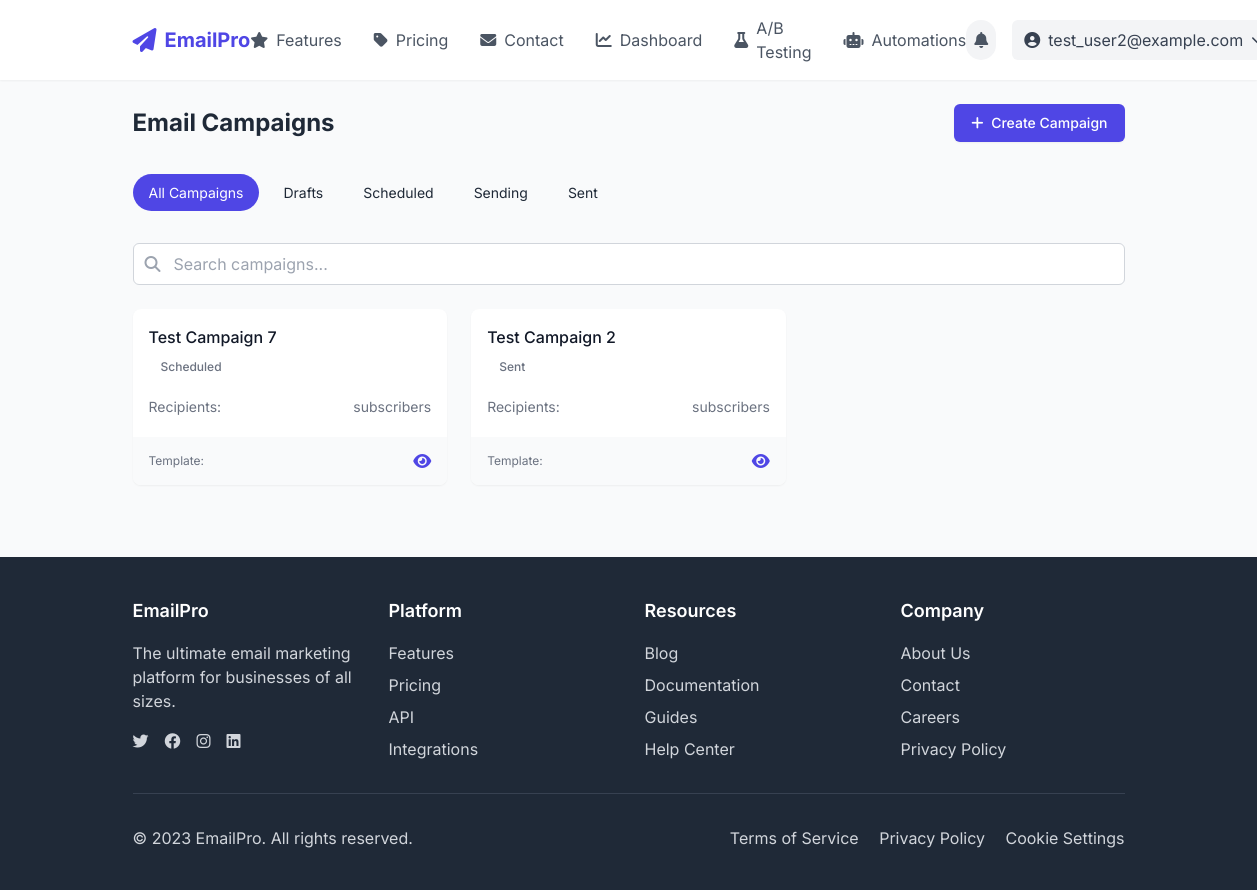
The app's page /campaigns/ (signed in), older data.
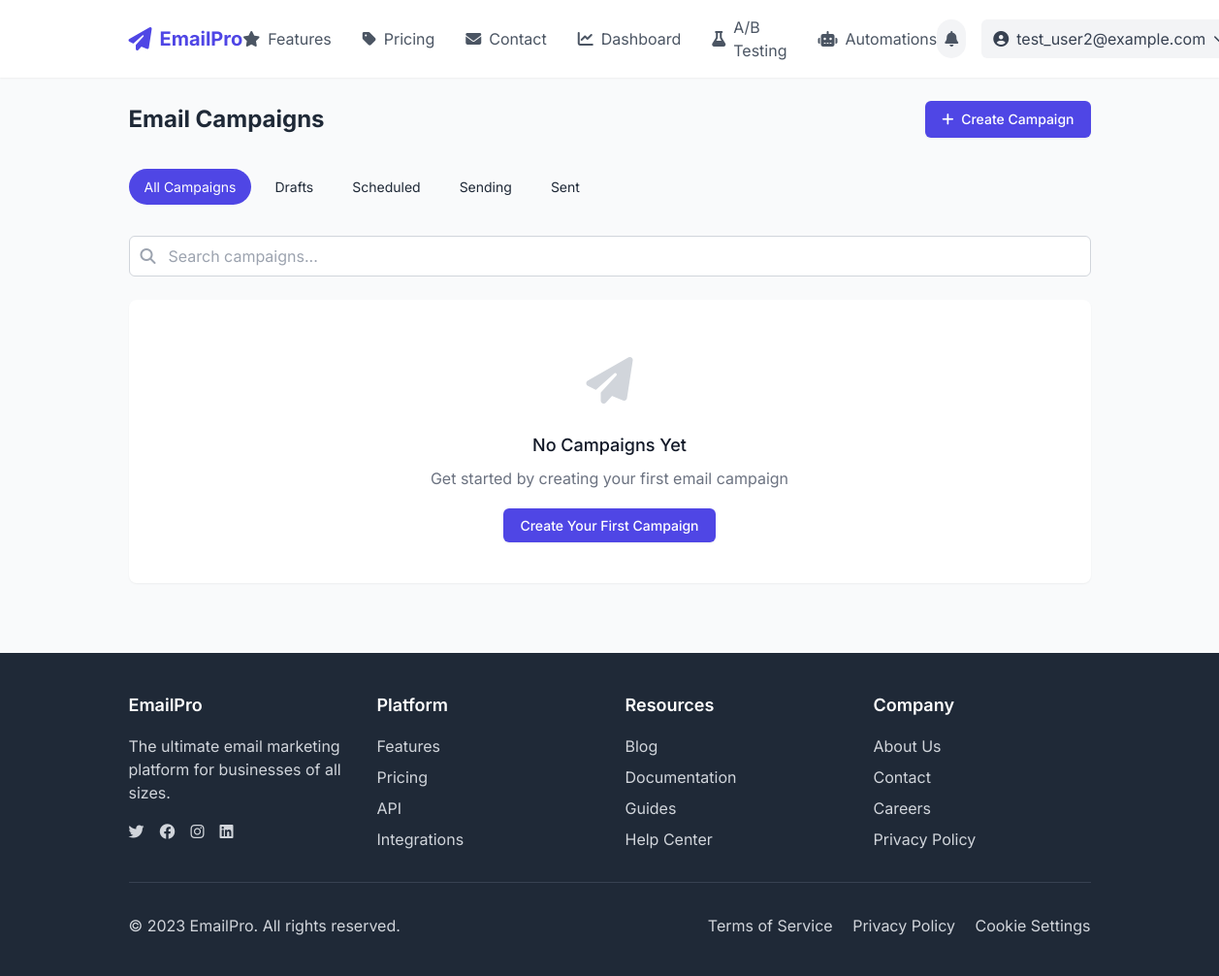
The same page, newer data.
### marketing/models.py (models this page shows, shortened)
class Campaign(models.Model):
    STATUS_CHOICES = [
        ('draft', 'Draft'),
        ('scheduled', 'Scheduled'),
        ('sending', 'Sending'),
        ('sent', 'Sent'),
        ('cancelled', 'Cancelled'),
    ]
    owner = models.ForeignKey(settings.AUTH_USER_MODEL, on_delete=models.CASCADE, related_name='campaigns')
    name = models.CharField(max_length=100)
    subject = models.CharField(max_length=255)
    slug = models.SlugField(max_length=255, unique=True)
    from_email = models.EmailField(max_length=255)
    from_name = models.CharField(max_length=100)
    reply_to = models.EmailField(max_length=255, blank=True)
    content = models.TextField()
    html_content = models.TextField(blank=True)
    lists = models.ManyToManyField(SubscriberList, related_name='campaigns')
    template = models.ForeignKey(EmailTemplate, on_delete=models.SET_NULL, null=True, blank=True)
    status = models.CharField(max_length=20, choices=STATUS_CHOICES, default='draft')
    schedule_time = models.DateTimeField(null=True, blank=True)
    sent_time = models.DateTimeField(null=True, blank=True)
    created_at = models.DateTimeField(auto_now_add=True)
    updated_at = models.DateTimeField(auto_now=True)
    class Meta:
        ordering = ['-created_at']

### marketing/views.py (the view)
# urls.py: path('campaigns/', views.campaigns, name='campaigns'),
@login_required
def campaigns(request):
    campaigns = Campaign.objects.filter(owner=request.user).order_by('-created_at')
    return render(request, 'marketing/campaigns.html', {'campaigns': campaigns})

### templates/marketing/campaigns.html (shortened to what this page needs)
{% extends 'base.html' %}
{% load static %}
{% load user_tags %}
{% block content %}
<div class="container max-w-7xl mx-auto">
    <div class="flex justify-between items-center mb-6">
        <h1 class="text-2xl font-bold text-gray-800">Email Campaigns</h1>
        <div class="flex gap-3">
            <a href="{% url 'add_campaign' %}" class="px-4 py-2 border border-transparent rounded-md shadow-sm text-sm font-medium text-white bg-indigo-600 hover:bg-indigo-700">
                <i class="fas fa-plus mr-1"></i> Create Campaign
            </a>
        </div>
    </div>
    <div class="mb-6 status-filter">
        <div class="inline-flex space-x-2">
            <button class="status-button active" data-status="all">All Campaigns</button>
            <button class="status-button" data-status="draft">Drafts</button>
            <button class="status-button" data-status="scheduled">Scheduled</button>
            <button class="status-button" data-status="sending">Sending</button>
            <button class="status-button" data-status="sent">Sent</button>
        </div>
    </div>
    <div class="mb-6">
        <div class="relative">
            <input type="text" id="campaign-search" placeholder="Search campaigns..." class="w-full pl-10 pr-4 py-2 border border-gray-300 rounded-md focus:outline-none focus:ring-indigo-500 focus:border-indigo-500">
            <div class="absolute inset-y-0 left-0 pl-3 flex items-center pointer-events-none">
            </div>
        </div>
    </div>
    {% if campaigns %}
    <div class="grid grid-cols-1 md:grid-cols-2 lg:grid-cols-3 gap-6 campaign-grid">
        {% for campaign in campaigns %}
        <div class="campaign-card bg-white rounded-lg shadow-sm overflow-hidden" data-name="{{ campaign.name|lower }}" data-status="{{ campaign.status|lower }}">
            <div class="p-4">
                <div class="flex justify-between items-start">
                    <div>
                        <h3 class="font-medium text-gray-900 truncate">{{ campaign.name }}</h3>
                        <p class="text-sm text-gray-500 mt-1">
                            <span class="status-badge ">
                                {{ campaign.status|title }}
                            </span>
                        </p>
                    </div>
                </div>
                <div class="mt-4">
                    <div class="flex justify-between text-sm text-gray-500 mb-1">
                        <span>Recipients:</span>
                        <span>{{ campaign.recipient_count }} subscribers</span>
                    </div>
                </div>
            </div>
            <div class="bg-gray-50 px-4 py-3 flex justify-between items-center">
                <span class="text-xs text-gray-500">Template: {{ campaign.email_template.name|truncatechars:25 }}</span>
                <div class="flex gap-2">
                    <a href="{% url 'campaign_detail' pk=campaign.id %}" class="text-indigo-600 hover:text-indigo-800">
                        <i class="fas fa-eye"></i>
                    </a>
                </div>
            </div>
        </div>
        {% endfor %}
    </div>
    {% else %}
    <div class="text-center py-12 bg-white rounded-lg shadow-sm">
        <div class="empty-state-icon mb-4">
            <i class="fas fa-paper-plane"></i>
        </div>
        <h3 class="text-lg font-medium text-gray-900 mb-2">No Campaigns Yet</h3>
        <p class="text-gray-500 mb-6">Get started by creating your first email campaign</p>
        <a href="{% url 'add_campaign' %}" class="px-4 py-2 border border-transparent rounded-md shadow-sm text-sm font-medium text-white bg-indigo-600 hover:bg-indigo-700">
            Create Your First Campaign
        </a>
    </div>
    {% endif %}
</div>
{% endblock %}

Row changes from the older to the newer data that the page shows:
removed Campaign: name "Test Campaign 7", status "Scheduled"
removed Campaign: name "Test Campaign 2", status "Sent"
Text that changed along with them:
text now shown: "No Campaigns Yet Get started by creating your first email campaign Create Your First Campaign"
